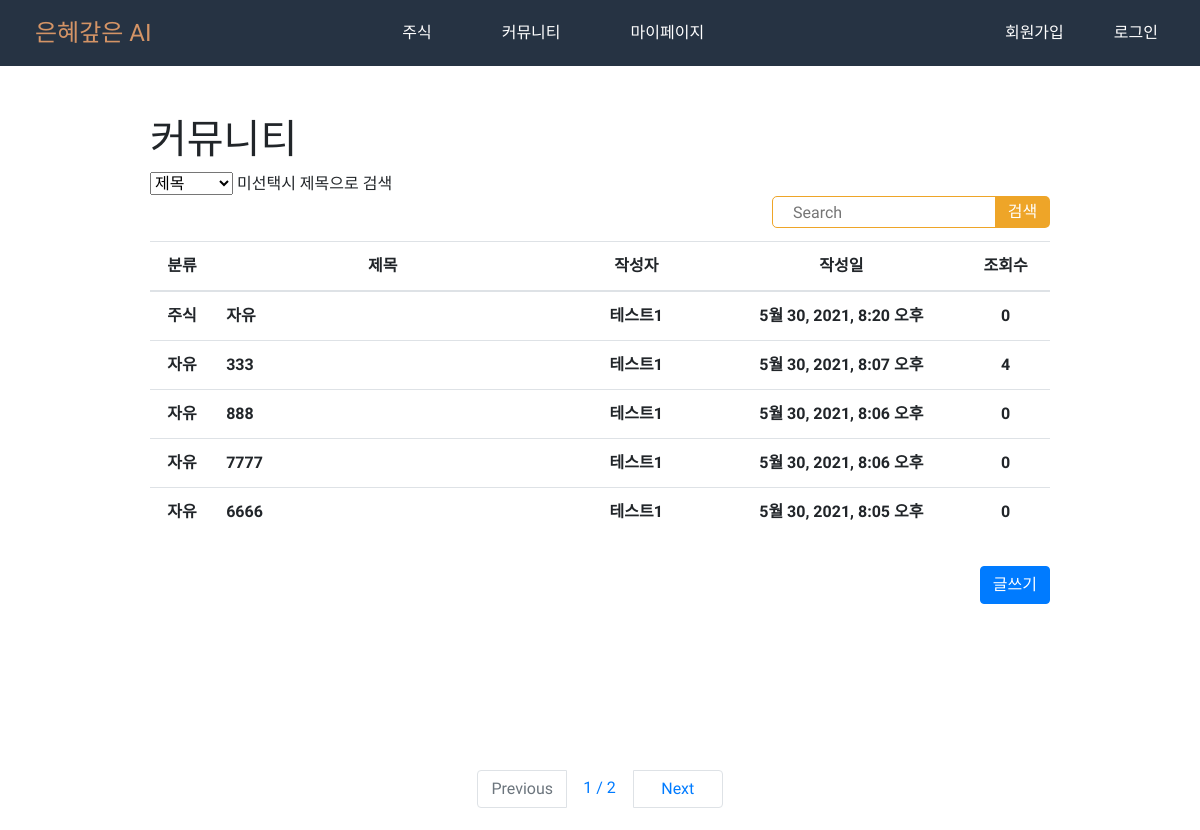
/board/search/, run on an earlier commit of the app's database.
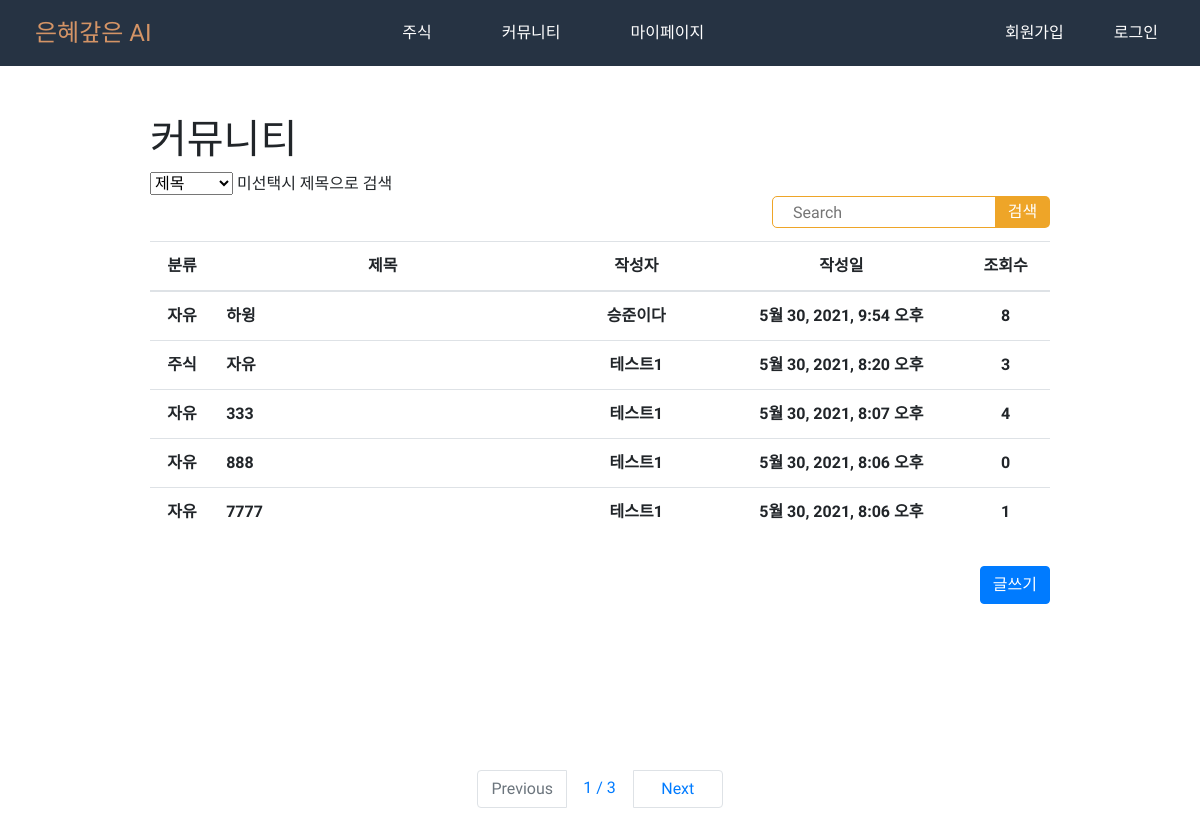
And on a later commit of the database.
### board/models.py (models this page shows, shortened)
class Board(models.Model):
    title = models.CharField(max_length=200, verbose_name="제목")
    contents = models.TextField(verbose_name="내용")
    writer = models.ForeignKey('users.User', on_delete=models.CASCADE, verbose_name="작성자")
    created_at = models.DateTimeField(auto_now_add=True, verbose_name="작성일")
    updated_at = models.DateTimeField(auto_now=True, verbose_name="최종수정일")
    hits = models.PositiveIntegerField(default=0, verbose_name="조회수")
    category = models.CharField(max_length=10, verbose_name="카테고리")
    locate = models.IntegerField(default=0, verbose_name="상단고정")
    class Meta:
        db_table = 'boards'
        verbose_name = '게시판'
        verbose_name_plural = '게시판'

### users/models.py (models this page shows)
class User(AbstractUser):
    birth = models.DateField(default="2000-01-01",verbose_name="생년월일")
    email = models.EmailField(unique=True, verbose_name="이메일")
    name = models.CharField(max_length=20, verbose_name="이름")
    sex = models.CharField(max_length=10, verbose_name="성별")
    n_name = models.CharField(max_length=20, unique=True, verbose_name="닉네임")

### board/views.py (the view)
# urls.py: path('search/', views.board_search, name='search'),
def board_search(request):
    board = Board.objects.all().order_by('-id')  # 모든 Border 테이블의 모든 object들을 br에 저장하라
    b = request.GET.get('b','')  # GET request의 인자중에 b 값이 있으면 가져오고, 없으면 빈 문자열 넣기
    f = request.GET.get('f','')
    if f == 't':
        if b:  # b에 값이 들어있으면 true
            board = board.filter(title__icontains=b)
    elif f == 'c':
        if b:
            board = board.filter(contents__icontains=b)
    elif f == 'g':
        if b:
            board = board.filter(category__icontains=b)
    elif f == 'w':
        if b:
            board = board.filter(writer__n_name__icontains=b)
    page = int(request.GET.get('p', 1))
    pagenator = Paginator(board, 5)
    search_boards = pagenator.get_page(page)
    return render(request, 'board/board_search.html', {'board_search': search_boards, 'b': b})

### templates/board/board_search.html (shortened to what this page needs)
<!DOCTYPE html>
{% load static %}
<html lang="en">
<head>
    <link rel="stylesheet" href="{% static 'css/bootstrap.css' %}">
</head>
<body>
{% include "navi.html" %}
<div id="board_area" style="padding-top: 50px; width: 900px; position: relative;  margin: 0 auto;">
    <h1>커뮤니티</h1>
    <table class="table table-hover">
    <form    action="{% url 'board:search' %}" method="get">
         <div>
                    <span class="box">
                <select id ="f" name="f" class="sel">
                    <optgroup label="검색" >
                        <option value="t">제목</option>
                    </optgroup>
                </select>
                </span>
                <span class="error_next_box">미선택시 제목으로 검색</span>
            </div>
            <div class="se" style="float:right;">
                <input type="search" class="se_input" name="b" placeholder="Search"  value="{{ request.GET.b }}">
                <input type="submit" class="se_btn" value="검색">
            </div>
    </form>
    <thead>
        <tr>
            <th width="70" style="text-align:center">분류</th>
            <th width="400" style="text-align:center">제목</th>
            <th width="200" style="text-align:center">작성자</th>
            <th width="280" style="text-align:center">작성일</th>
            <th width="100" style="text-align:center">조회수</th>
        </tr>
    </thead>
        <tbody style="cursor: pointer;">
        {% for board in board_search %}
        <tr onclick="location.href='/board/detail/{{ board.id }}/'">
            <th width="70" style="text-align:center">{{ board.category }}</th>
            <th width="400" >{{ board.title }}</th>
            <th width="200" style="text-align:center"> {{ board.writer.n_name }}</th>
            <th width="280" style="text-align:center">{{ board.created_at }}</th>
            <th width="100" style="text-align:center">{{ board.hits }}</th>
        </tr>
    {% endfor %}
    </tbody>
    </table>
   <p style="text-align:right; margin-top:30px" ><button type="button" class="btn btn-primary"  onclick="location.href='/board/write/'">글쓰기</button></p>
    <nav aria-label="Page navigation example" style="padding-top:150px" >
        <ul class="pagination justify-content-center">
            {% if board_search.has_previous %}
            <li class="page-item">
                    <a class="page-link" href="?f={{request.GET.f}}&b={{request.GET.b}}&p={{ board_search.previous_page_number }}" style="width:90px; text-align:center; margin-right:5px;"
                >Previous</a
                >
            </li>
            {% else %}
            <li class="page-item disabled">
                <a class="page-link" href="#" style="width:90px; text-align:center; margin-right:5px;" >Previous</a>
            </li>
            {% endif %}
            <li class="page-item" >
                <label class="p-link" style="text_decoration: none;"
                >{{ board_search.number }} / {{ board_search.paginator.num_pages }}</label
                >
            </li>
            {% if board_search.has_next %}
            <li class="page-item">
                <a class="page-link" href="?f={{request.GET.f}}&b={{request.GET.b}}&p={{ board_search.next_page_number }}" style="width:90px; text-align:center; margin-left:5px;">Next</a>
            </li>
            {% else %}
            <li class="page-item disabled">
                <a class="page-link" href="#" style="width:90px; text-align:center; margin-left:5px;">Next</a>
            </li>
            {% endif %}
        </ul>
    </nav>
</div>
</body>
</html>

What changed in the data, as far as the page shows it:
no longer on this page (row unchanged): Board: category "자유", title "6666", writer.n_name "테스트1", created_at "5월 30, 2021, 8:05 오후", hits "0"
added Board: category "자유", title "하윙", writer.n_name "승준이다", created_at "5월 30, 2021, 9:54 오후", hits "8"
changed Board "주식": hits "0" → "3"
changed Board (number 5 of 5 on the later page): hits "0" → "1"
Also different on the page:
{{ board_search.paginator.num_pages }}: "2" → "3"
